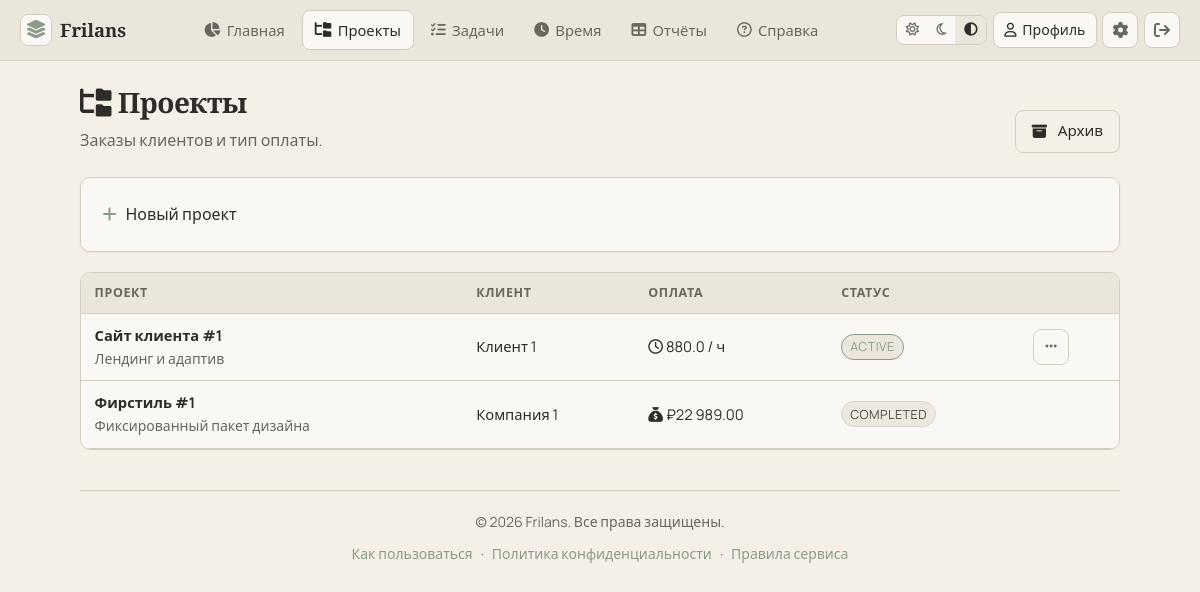
The app's page /projects (signed in) with its own data.
### app/models.py (models this page shows)
class Project(Base):
    __tablename__ = "projects"
    id: Mapped[int] = mapped_column(Integer, primary_key=True, autoincrement=True)
    user_id: Mapped[int] = mapped_column(ForeignKey("users.id", ondelete="CASCADE"), index=True)
    name: Mapped[str] = mapped_column(String(255))
    description: Mapped[str] = mapped_column(Text, default="")
    payment_type: Mapped[str] = mapped_column(String(16), default=PaymentType.hourly.value)
    hourly_rate: Mapped[float | None] = mapped_column(Float, nullable=True)
    fixed_amount: Mapped[float | None] = mapped_column(Float, nullable=True)
    client_name: Mapped[str] = mapped_column(String(255), default="")
    status: Mapped[str] = mapped_column(String(32), default=ProjectStatus.active.value)
    completed_at: Mapped[datetime | None] = mapped_column(DateTime, nullable=True)
    earned_total_snapshot: Mapped[float | None] = mapped_column(Float, nullable=True)
    user: Mapped["User"] = relationship(back_populates="projects")
    tasks: Mapped[list["Task"]] = relationship(back_populates="project", cascade="all, delete-orphan")

class User(Base):
    __tablename__ = "users"
    id: Mapped[int] = mapped_column(Integer, primary_key=True, autoincrement=True)
    email: Mapped[str] = mapped_column(String(255), unique=True, index=True)
    hashed_password: Mapped[str] = mapped_column(String(255))
    email_verified: Mapped[bool] = mapped_column(Boolean, default=False)
    verification_token: Mapped[str | None] = mapped_column(String(64), nullable=True, index=True)
    verification_expires_at: Mapped[datetime | None] = mapped_column(DateTime, nullable=True)
    currency: Mapped[str] = mapped_column(String(8), default="RUB")
    date_format: Mapped[str] = mapped_column(String(32), default="DD.MM.YYYY")
    theme: Mapped[str] = mapped_column(String(16), default=ThemePreference.system.value)
    is_admin: Mapped[bool] = mapped_column(Boolean, default=False)
    is_blocked: Mapped[bool] = mapped_column(Boolean, default=False)
    created_at: Mapped[datetime] = mapped_column(DateTime, default=datetime.utcnow)
    projects: Mapped[list["Project"]] = relationship(back_populates="user", cascade="all, delete-orphan")
    tags: Mapped[list["Tag"]] = relationship(back_populates="user", cascade="all, delete-orphan")

### app/main.py (the view)
@app.get("/projects", response_class=HTMLResponse)
async def projects_list(request: Request, db: Annotated[Session, Depends(get_db)]):
    user = require_user(request, db)
    show_archived = request.query_params.get("archived") == "1"
    q = select(Project).where(Project.user_id == user.id)
    if not show_archived:
        q = q.where(Project.status != ProjectStatus.archived.value)
    projects = db.execute(q.order_by(Project.name)).scalars().all()
    return templates.TemplateResponse(
        "projects.html",
        {
            "request": request,
            "user": user,
            "projects": projects,
            "show_archived": show_archived,
            "flash": pop_flash(request),
            "title": "Проекты",
            "nav": "projects",
            "PaymentType": PaymentType,
            "ProjectStatus": ProjectStatus,
        },
    )

### templates/projects.html (shortened to what this page needs)
{% extends "base.html" %}
{% block content %}
<div class="page-head page-head--row">
  <div>
    <h1 class="h1"><i class="fa-solid fa-folder-tree" aria-hidden="true"></i> Проекты</h1>
    <p class="lede muted">Заказы клиентов и тип оплаты.</p>
  </div>
  <a href="/projects?archived={% if show_archived %}0{% else %}1{% endif %}" class="btn btn--ghost">
    {% if show_archived %}<i class="fa-solid fa-eye-slash" aria-hidden="true"></i> Скрыть архив{% else %}<i class="fa-solid fa-box-archive" aria-hidden="true"></i> Архив{% endif %}
  </a>
</div>
<details class="card card--openable">
  <summary class="card__summary"><i class="fa-solid fa-plus" aria-hidden="true"></i> Новый проект</summary>
</details>
<div class="table-wrap table-wrap--projects">
  <table class="data-table">
    <thead>
      <tr>
        <th>Проект</th>
        <th>Клиент</th>
        <th>Оплата</th>
        <th>Статус</th>
        <th></th>
      </tr>
    </thead>
    <tbody>
      {% for p in projects %}
      <tr>
        <td><strong>{{ p.name }}</strong><br><span class="muted small">{% set d = p.description or '' %}{{ d[:80] }}{% if d|length > 80 %}…{% endif %}</span></td>
        <td>{{ p.client_name or '—' }}</td>
        <td>
          {% if p.payment_type == PaymentType.hourly.value %}
          <i class="fa-regular fa-clock" aria-hidden="true"></i> {{ p.hourly_rate or '—' }} / ч
          {% else %}
          <i class="fa-solid fa-sack-dollar" aria-hidden="true"></i> {{ format_money(p.fixed_amount or 0, user.currency) }}
          {% endif %}
        </td>
        <td><span class="pill pill--{{ p.status }}">{{ p.status }}</span></td>
        <td class="table-actions">
          {% if p.status == ProjectStatus.active.value %}
          <button type="button" class="icon-btn" aria-haspopup="dialog" aria-controls="proj-dlg-{{ p.id }}" onclick="document.getElementById('proj-dlg-{{ p.id }}').showModal()"><i class="fa-solid fa-ellipsis" aria-hidden="true"></i></button>
          {% endif %}
        </td>
      </tr>
      {% else %}
      <tr><td colspan="5" class="muted">Пока нет проектов.</td></tr>
      {% endfor %}
    </tbody>
  </table>
</div>
{% endblock %}

### static/css/app.css (style rules this page uses)
:root { color-scheme: light; --font-sans: "Manrope", system-ui, sans-serif; --font-serif: "Spectral", Georgia, serif; --paper: #f4f0e8; --paper2: #ebe6dc; --ink: #2e2c28; --muted: #6b6560; --line: #d4cdc2; --accent: #8b9b8a; --accent2: #b89f91; --warn: #c9a66b; --danger: #b57373; --card: #faf8f4; --shadow: rgba(46, 44, 40, 0.06); --radius: 10px; --ease: cubic-bezier(0.33, 1, 0.68, 1); }
@media (prefers-color-scheme: light) { [data-theme="system"] { color-scheme: light; } }
*, *::before, *::after { box-sizing: border-box; }
html { scroll-behavior: smooth; }
body { margin: 0; font-family: var(--font-sans); font-size: 1rem; line-height: 1.55; color: var(--ink); background: var(--paper); min-height: 100vh; text-rendering: optimizeLegibility; -webkit-font-smoothing: antialiased; }
.h1, .h2, .h3 { font-family: var(--font-serif); font-weight: 600; line-height: 1.25; margin: 0 0 0.5rem; }
.h1 { font-size: 1.75rem; letter-spacing: -0.02em; }
.lede { font-size: 1rem; margin: 0; }
.muted { color: var(--muted); }
.small { font-size: 0.875rem; }
.icon-btn { display: inline-grid; place-items: center; width: 2.25rem; height: 2.25rem; border-radius: 8px; border: 1px solid var(--line); background: var(--card); color: var(--muted); text-decoration: none; transition: color 0.2s, border-color 0.2s; }
.auth-links i, .field__label i, .btn i, .top-nav__link i, .user-chip i, .icon-btn i { margin-right: 0.28rem; }
.top-nav__link i, .user-chip i, .icon-btn i { margin-right: 0; }
.page-head { margin-bottom: 1.5rem; }
.page-head--row { display: flex; flex-wrap: wrap; justify-content: space-between; align-items: flex-end; gap: 1rem; }
.card { background: var(--card); border: 1px solid var(--line); border-radius: var(--radius); padding: 1.25rem 1.35rem; margin-bottom: 1.25rem; box-shadow: 0 1px 2px var(--shadow); }
.card--openable summary { cursor: pointer; font-weight: 500; list-style: none; }
.card__summary { padding: 0.25rem 0; }
.card__summary i { margin-right: 0.35rem; color: var(--accent); }
.btn { display: inline-flex; align-items: center; justify-content: center; gap: 0.4rem; padding: 0.55rem 1rem; font: inherit; font-size: 0.95rem; border-radius: 8px; border: 1px solid transparent; cursor: pointer; text-decoration: none; transition: background 0.2s, border-color 0.2s, color 0.2s; }
.btn--ghost { background: transparent; border-color: var(--line); color: var(--ink); }
.table-wrap { overflow-x: auto; border: 1px solid var(--line); border-radius: var(--radius); background: var(--card); }
.data-table { width: 100%; border-collapse: collapse; font-size: 0.92rem; }
.data-table th, .data-table td { padding: 0.65rem 0.85rem; text-align: left; border-bottom: 1px solid var(--line); }
.data-table th { font-size: 0.78rem; text-transform: uppercase; letter-spacing: 0.05em; color: var(--muted); background: var(--paper2); }
.table-actions { white-space: nowrap; }
.pill { display: inline-block; padding: 0.15rem 0.5rem; border-radius: 999px; font-size: 0.78rem; text-transform: uppercase; letter-spacing: 0.04em; background: var(--paper2); border: 1px solid var(--line); }
.pill--active { border-color: var(--accent); color: var(--accent); }
.pill--completed, .pill--archived { opacity: 0.85; }

### records on screen
Project: name "Сайт клиента #1", description "Лендинг и адаптив", client_name "Клиент 1", hourly_rate "880.0", status "ACTIVE"
Project: name "Фирстиль #1", description "Фиксированный пакет дизайна", client_name "Компания 1", fixed_amount.currency "₽22 989.00", status "COMPLETED"
